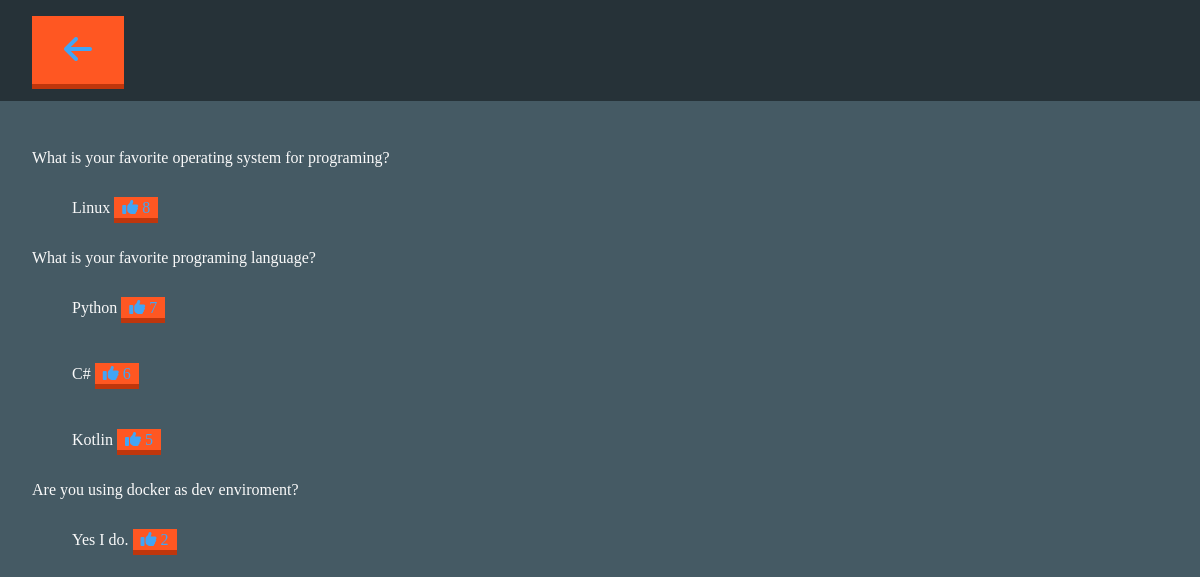
The app's page /app/all_question_with_answers.php with its own data.
### tables this page shows
CREATE TABLE  answers(
	id_answer INTEGER NOT NULL auto_increment,
	text varchar(100) NOT NULL,
	votes int NOT NULL ,
    id_question int NOT NULL,
	PRIMARY KEY (id_answer),
    CONSTRAINT FK_question FOREIGN KEY (id_question) REFERENCES questions(id_question)
);

CREATE TABLE questions(
	id_question INTEGER NOT NULL auto_increment,
	text VARCHAR(1000) NOT NULL,
	PRIMARY KEY (id_question)
);

### app/all_question_with_answers.php (the view, shortened to what this page needs)
<!DOCTYPE html>
<html lang="en">
<head>
    <link rel="stylesheet" href="./css/php_style.css">
    <link rel="stylesheet" href="https://cdnjs.cloudflare.com/ajax/libs/font-awesome/6.2.1/css/all.min.css" />
</head>
<body>
    <header><a href="index.php" class="back"><i class="fa-solid fa-arrow-left"></i></a></header>
    <section>
        <?php
        $conn = new mysqli($servername, $username, $password, $dbname);
        $conn->query("SET NAMES 'utf8'");
        ?>
        <?php
        $sql_query = "SELECT q.id_question, q.text as q_text, a.id_answer, a.text as answer_text, a.votes FROM questions q join answers a on a.id_question=q.id_question ;";
        $conn->query("SET NAMES 'utf8'");
        if ($result = $conn->query($sql_query) or die($conn->error)) {
            echo "<dl>";
            $title = 1;
            while ($line = $result->fetch_array(MYSQLI_ASSOC)) {
                if ($title === (int) $line["id_question"]) {
                    echo "<dt>" . $line["q_text"] . "</dt>";
                    $title++;
                }
                echo "<dd>" . $line["answer_text"] .
                    " <a href='all_question_with_answers.php?id=" . $line["id_answer"] . "'><i class='fa-solid fa-thumbs-up'></i> "
                    . $line["votes"] . "</a></dd>";
            }
            echo "</dl>";
        } else {
            echo "Error: " . $sql_query . "<br>" . $conn->error;
        }
        ?>
    </section>
</body>
</html>

### app/css/php_style.css (style rules this page uses)
:root { --section-space: 3rem; --text-color: #fafafa; --fields-text-color: #263238; --fields-color: #ECEFF1; --header-background-color: #263238; --link-color: #42A5F5; }
body { background-color: #455A64; color: var(--text-color); margin: 0; padding: 0; }
header { background-color: var(--header-background-color); padding: 2rem; }
section { margin-bottom: var(--section-space); padding: 2rem; }
dd { margin: 1rem 2.5rem; padding: 1rem 0; }
dd>a { text-decoration: none; color: var(--link-color); padding: 0.1rem 0.5rem; }
a.back { color: var(--link-color); font-size: 2rem; }
a { background-color: #FF5722; box-shadow: 0 5px 0 #BF360C; color: var(--text-color); padding: 0.5em 1em; text-decoration: none; text-transform: uppercase; }

### records on screen
answers: id_question.text "What is your favorite operating system for programing?", text "Linux"
answers: id_question.text "What is your favorite programing language?", text "Python"
answers: text "C#"
answers: text "Kotlin"
answers: id_question.text "Are you using docker as dev enviroment?", text "Yes I do."
